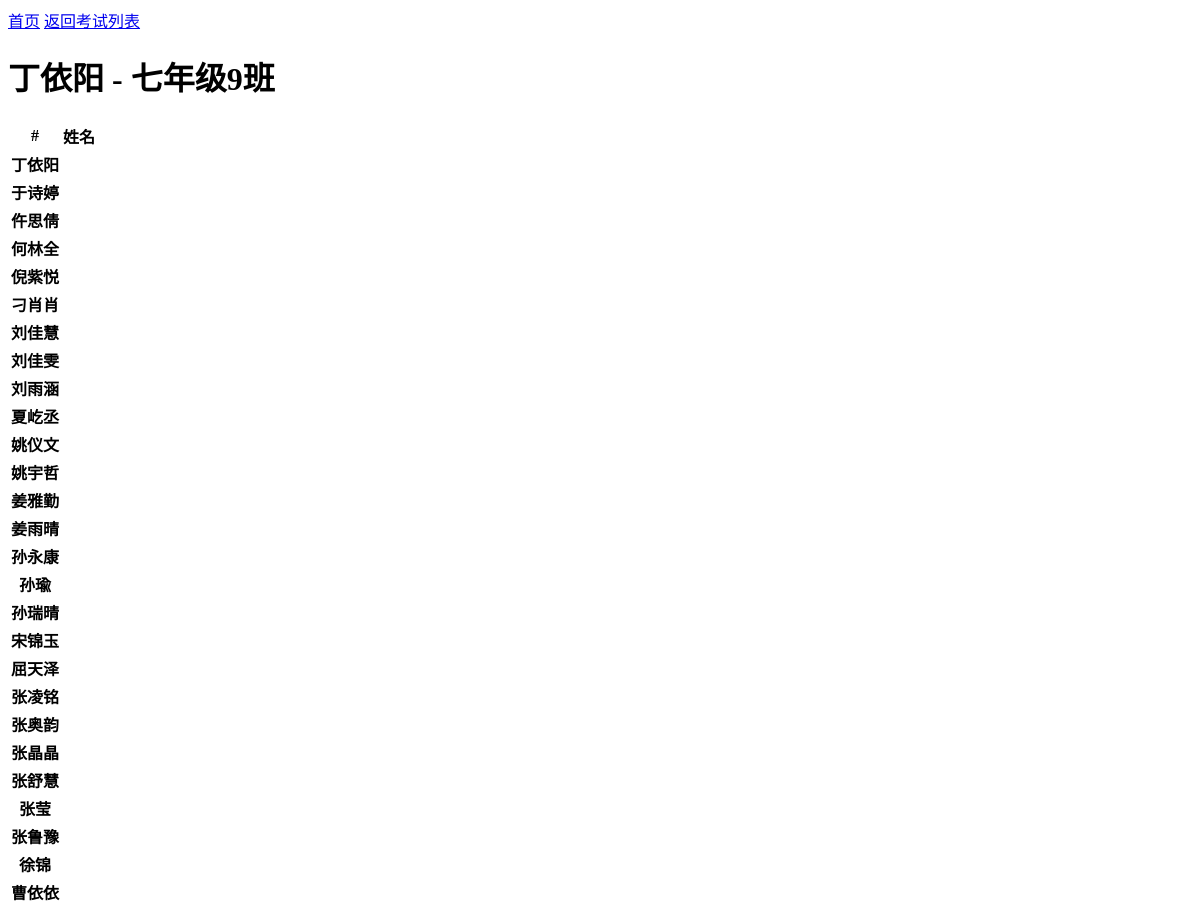
The page /class/detail/9 (upper part) on the database as committed earlier.
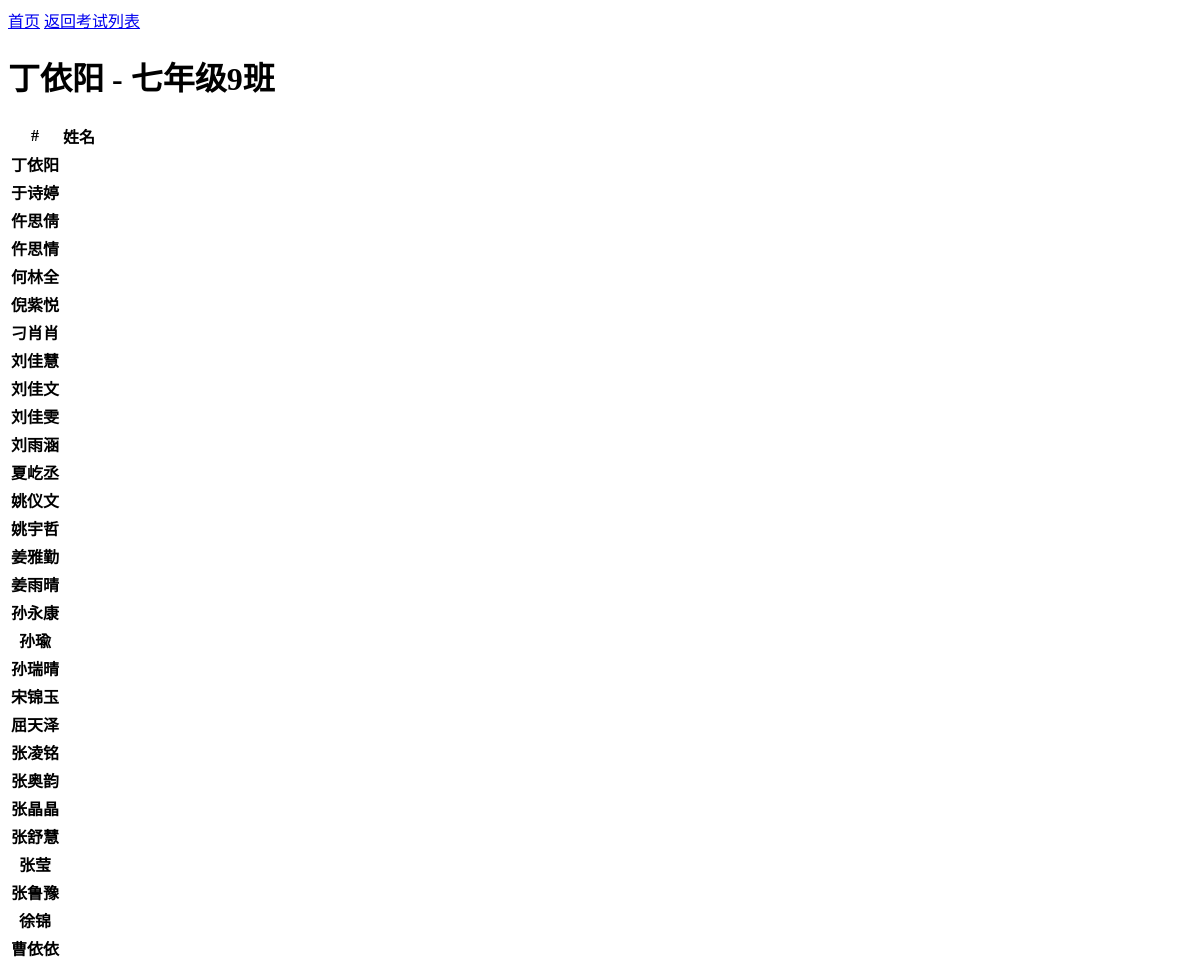
The same page on the database as committed later.
### student/models.py (models this page shows, shortened)
class BaseModel(models.Model):
    create_time = models.DateTimeField(verbose_name="创建时间", default=timezone.now)
    mod_time = models.DateTimeField(verbose_name="修改时间", auto_now=True)
    is_delete = models.BooleanField(default=False)
    class Meta:
        abstract = True

class StudentModel(BaseModel):
    IN_CLASS_STATUS = (
        ('0', '在班'),
        ('1', '已转班'),
        ('2', '已转学'),
    )
    uuid = models.CharField(primary_key=True, max_length=128, help_text='系统级别的唯一身份', verbose_name='系统级别的唯一身份')
    name = models.CharField(max_length=64, verbose_name="学生姓名")
    in_class = models.ForeignKey(GradeClassModel, on_delete=models.DO_NOTHING)
    status = models.CharField(max_length=16, choices=IN_CLASS_STATUS, default='0')
    class Meta:
        ordering = ['uuid']
        verbose_name = "学生信息表"
        verbose_name_plural = verbose_name
    def __str__(self):
        return '{} - {}'.format(self.name, self.in_class)

class GradeClassModel(BaseModel):
    s_grade = models.SmallIntegerField(verbose_name='年级')
    s_class = models.SmallIntegerField(verbose_name='班级')
    cnt = models.SmallIntegerField(verbose_name='班级人数', default=-1)
    class Meta:
        ordering = ['s_grade', 's_class']
        verbose_name = "班级信息表"
        verbose_name_plural = verbose_name
    def __str__(self):
        map_font = {1: '一', 7: '七', 8: '八', 9: '九', }
        return '{}年级{}班'.format(map_font[self.s_grade], self.s_class)

### organization/views.py (the view)
# urls.py: path('detail/<int:pk>', views.class_details, name='class-details'),
def class_details(request, pk):
    obj_grade = GradeClassModel.objects.get(pk=pk)
    data_list = StudentModel.objects.filter(in_class=obj_grade, status='0').order_by('name')
    return render(request, "organization/class-details.html", {'data_list': data_list})

### templates/organization/class-details.html (shortened to what this page needs)
<!DOCTYPE html>
<html lang="en">
<head>
</head>
<body>
<a href="{% url 'index' %}">首页</a>
<a href={% url 'exam:exam-list' %}>返回考试列表</a>
<table class="table table-bordered">
    {% if data_list %}
        <h1>{{ data_list|first }}</h1>
        <thead>
        <tr>
            <th scope="col">#</th>
            <th scope="col">姓名</th>
        </tr>
        </thead>
        {% for i in data_list %}
            <tbody>
            <tr>
                <th scope="row">{{ i.name }}</th>
            </tbody>
        {% endfor %}
    {% else %}
        <p>没有数据
    {% endif %}
</table>
</body>
</html>

Rows that differ between the two databases and show on the page:
added StudentModel: name "仵思情"
added StudentModel: name "刘佳文"
